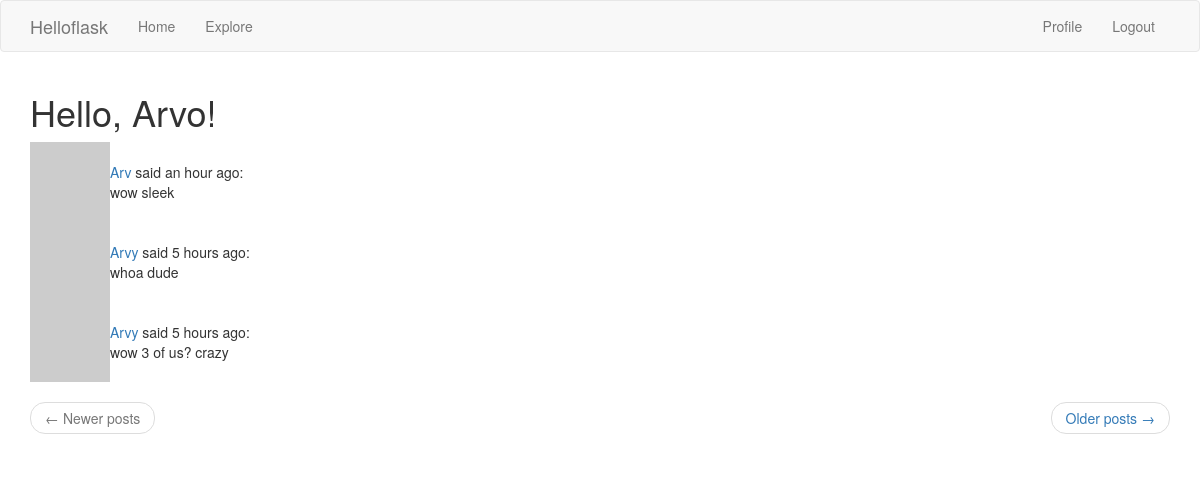
The page /explore (signed in) on the database its author committed.
### app/models.py (models this page shows, shortened)
class User(UserMixin, db.Model):
	id = db.Column(db.Integer, primary_key=True)
	username = db.Column(db.String(64), index=True, unique=True)
	email = db.Column(db.String(120), index=True, unique=True)
	about_me = db.Column(db.String(40))
	last_seen = db.Column(db.DateTime, default=datetime.utcnow)
	password_hash = db.Column(db.String(128))
	posts = db.relationship('Post', backref='author', lazy='dynamic')
	followed = db.relationship(
		'User', secondary=followers,
		primaryjoin=(followers.c.follower_id == id),
		secondaryjoin=(followers.c.followed_id == id),
		backref=db.backref('followers', lazy='dynamic'), lazy='dynamic')
	def avatar(self, size):
		digest = md5(self.email.lower().encode('utf-8')).hexdigest()
		return 'https://www.gravatar.com/avatar/{}?d=identicon&s={}'.format(digest, size)

class Post(db.Model):
	id = db.Column(db.Integer, primary_key = True)
	body = db.Column(db.String(140))
	timestamp = db.Column(db.DateTime, index=True, default=datetime.utcnow)
	user_id = db.Column(db.Integer, db.ForeignKey('user.id'))

### app/main/routes.py (the view)
@bp.route('/explore')
@login_required
def explore():
	page = request.args.get('page', 1, type=int)
	posts = Post.query.order_by(Post.timestamp.desc()).paginate(
		page, current_app.config['POSTS_PER_PAGE'], False)
	next_url = url_for('main.explore', page=posts.next_num) if posts.has_next else None
	prev_url = url_for('main.explore', page=posts.prev_num) if posts.has_prev else None
	return render_template('index.html', title='Explore', posts=posts.items,
		next_url=next_url, prev_url=prev_url)

### app/main/routes.py (called while the page is built)
@bp.before_request
def before_request():
	if current_user.is_authenticated:
		current_user.last_seen = datetime.utcnow()
		db.session.commit()

### app/models.py (called while the page is built)
@login.user_loader
def load_user(id):
	return User.query.get(int(id))

### app/templates/index.html (shortened to what this page needs)
{% extends "base.html" %}
{% import 'bootstrap/wtf.html' as wtf %}
{% block app_content %}
    <h1>Hello, {{ current_user.username }}!</h1>
    {% for post in posts %}
        {% include '_post.html' %}
    {% endfor %}
    <nav aria-label="...">
        <ul class="pager">
            <li class="previous{% if not prev_url %} disabled{% endif %}">
                <a href="{{ prev_url or '#' }}">
                    <span aria-hidden="true">&larr;</span> Newer posts
                </a>
            </li>
            <li class="next{% if not next_url %} disabled{% endif %}">
                <a href="{{ next_url or '#' }}">
                    Older posts <span aria-hidden="true">&rarr;</span>
                </a>
            </li>
        </ul>
    </nav>
{% endblock %}

### app/templates/_post.html (shortened to what this page needs)
<table>
    <tr>
        <td width="70px">
        	<a href="{{ url_for('main.user', username=post.author.username) }}">
                <img src="{{ post.author.avatar(36) }}">
        </td>
        <td>
            <a href="{{ url_for('main.user', username=post.author.username) }}">
                {{ post.author.username }}
            </a>
            said {{ moment(post.timestamp).fromNow() }}:
            <br>
            {{ post.body }}
        </td>
    </tr>
</table>

### rows shown on the page
User: username "Arvo"
Post: author.username "Arv", timestamp "an hour ago", body "wow sleek"
Post: author.username "Arvy", timestamp "5 hours ago", body "whoa dude"
Post: author.username "Arvy", timestamp "5 hours ago", body "wow 3 of us? crazy"
